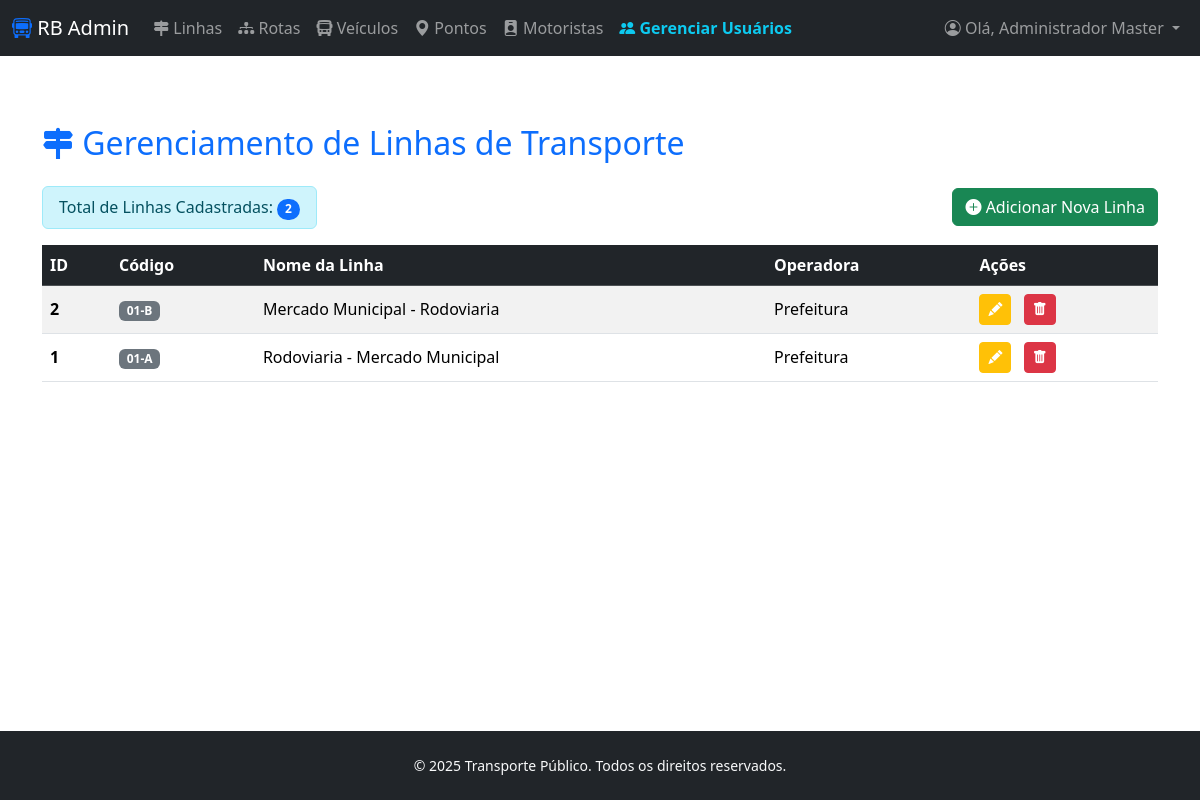
Page /admin/linhas.php (signed in) on the committed database.
### tables this page shows
CREATE TABLE tblinhas (
    id_linha INT PRIMARY KEY AUTO_INCREMENT,
    codigo VARCHAR(20) UNIQUE NOT NULL,
    nome VARCHAR(100) NOT NULL,
    operadora VARCHAR(100)
);

### admin/linhas.php (the view, shortened to what this page needs)
<?php
include("../connections/db_connect.php");
mysqli_select_db($conn, $database_conn);
$consulta   =   "
                SELECT  id_linha, codigo, nome, operadora
                FROM    tblinhas
                ORDER BY nome ASC;
                ";
$lista      =   $conn->query($consulta);
$row        =   $lista->fetch_assoc();
$totalRows  =   ($lista)->num_rows;
include '../admin/header.php';
?>
<body>
    <div class="container mt-5">
    <h2 class="text-primary mb-4">
        <i class="bi bi-signpost-2-fill"></i> Gerenciamento de Linhas de Transporte
    </h2>
    <div class="d-flex justify-content-between align-items-center mb-3">
        <div class="alert alert-info py-2 m-0">
            Total de Linhas Cadastradas:
            <span class="badge bg-primary rounded-pill"><?php echo $totalRows; ?></span>
        </div>
        <a href="adicionar_linha.php" class="btn btn-success">
            <i class="bi bi-plus-circle-fill"></i> Adicionar Nova Linha
        </a>
    </div>
    <?php
    if ($totalRows > 0) {
    ?>
        <div class="table-responsive">
            <table class="table table-striped table-hover caption-top align-middle">
                <thead class="table-dark">
                    <tr>
                        <th scope="col">ID</th>
                        <th scope="col">Código</th>
                        <th scope="col">Nome da Linha</th>
                        <th scope="col">Operadora</th>
                        <th scope="col">Ações</th>
                    </tr>
                </thead>
                <tbody>
                    <?php
                    do {
                    ?>
                        <tr>
                            <th scope="row"><?php echo $row['id_linha']; ?></th>
                            <td><span class="badge bg-secondary"><?php echo $row['codigo']; ?></span></td>
                            <td><?php echo $row['nome']; ?></td>
                            <td><?php echo $row['operadora']; ?></td>
                            <td>
                                <a href="editar_linha.php?id=<?php echo $row['id_linha']; ?>" class="btn btn-sm btn-warning text-white me-2" title="Editar">
                                    <i class="bi bi-pencil-fill"></i>
                                </a>
                                <button class="btn btn-sm btn-danger delete-btn" data-id="<?php echo $row['id_linha'];?>" data-nome="<?php echo $row['nome'];?>" data-bs-toggle="modal" data-bs-target="#confirmDeleteModal" title="Excluir">
                                    <i class="bi bi-trash-fill"></i>
                                </button>
                            </td>
                        </tr>
                    <?php
                    } while($row = $lista->fetch_assoc());
                    ?>
                </tbody>
            </table>
        </div>
    <?php
    } else {
        echo '<div class="alert alert-warning" role="alert"><i class="bi bi-exclamation-triangle-fill"></i> Nenhuma linha de transporte cadastrada no sistema.</div>';
    }
    ?>
</div>
<?php
include '../admin/footer.php';
?>
</body>

### css/meu_estilo.css (style rules this page uses)
:root { --cor-primaria: #1e3c72; --cor-fundo: #f4f7f6; }
body { background-color: #f4f7f6; font-family: 'Segoe UI', Tahoma, Geneva, Verdana, sans-serif; }

### admin/linhas.php (style rules this page uses)
body { display: flex; flex-direction: column; min-height: 100vh; margin: 0; font-family: 'Segoe UI', sans-serif; }

### rows in the picture
tblinhas: id_linha "2", codigo "01-B", nome "Mercado Municipal - Rodoviaria", operadora "Prefeitura"
tblinhas: id_linha "1", codigo "01-A", nome "Rodoviaria - Mercado Municipal", operadora "Prefeitura"

### other values in the picture
$_SESSION['nome_usuario'] "Administrador Master"
$totalRows "2"
